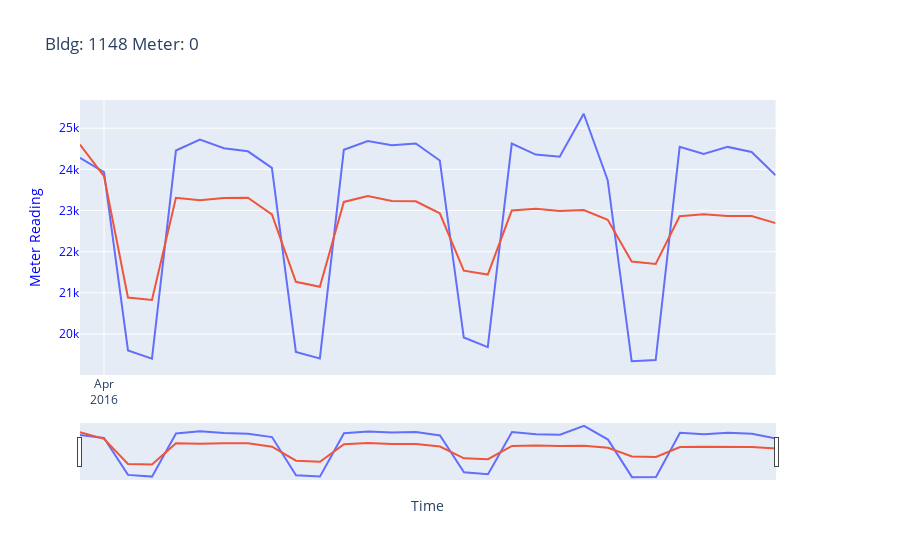
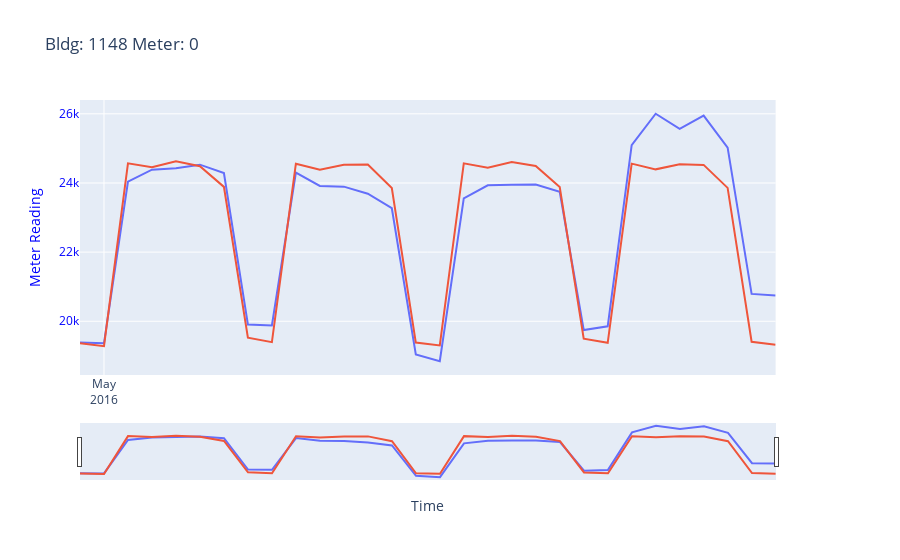
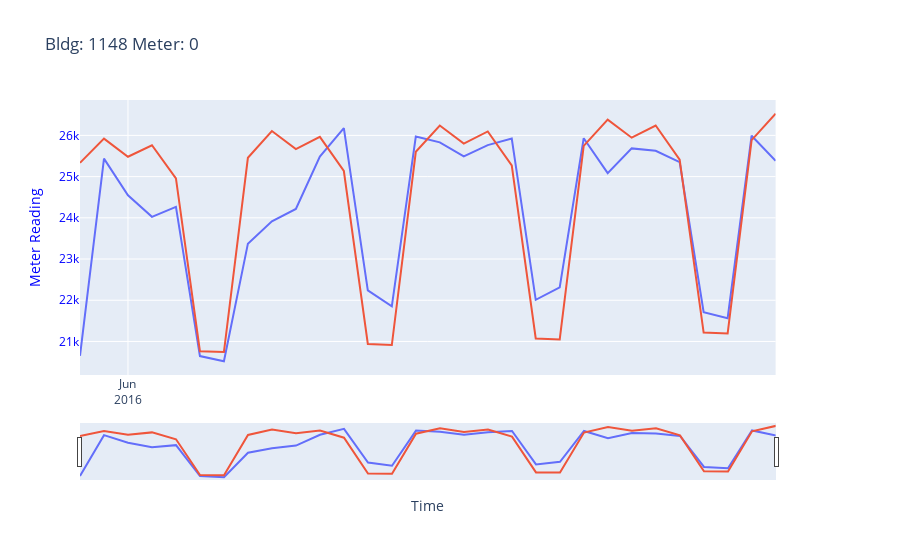

Write notebook code for charts like these, in order.
### Markdown cell above
# 1 - Build Model - ARIMA

### Code cell
# Holes in the data
# Data is daily
offsets = [0,30,60] # offsets in days
data_sizes = [120]
test_sizes = [int(x * 0.25) for x in data_sizes]

resample = True

# df_results = pd.DataFrame(columns = ['TrainLen',
#                                      'TestLen',
#                                      'ARIMA_predict',
#                                      'ARIMA_actual'])

# For each of the file matches (did this way to prevent long run times)
for num,file in enumerate(files):
    print('-----------------------------------------------------------------------------')
 
    df_train = pd.read_pickle(file) # Show how many days 
    
    bldg_size = df_train.iloc[0]['square_feet']
    bldg_number = df_train.iloc[0]['building_id']
    bldg_meter = df_train.iloc[0]['meter']

    title = df_stats[(df_stats['building'] == bldg_number) & (df_stats['meter'] == bldg_meter)][['building',
                                                                                                 'meter',
                                                                                                 'per_data',
                                                                                                'category',
                                                                                                'square_feet',
                                                                                                'corr_meter_to_airtemp']]
    print(title)
 
    # RESAMPLE DATA
    if resample:
 
        agg_dict={'meter_reading':'sum', 
                  'air_temperature':'max',
                  'dew_temperature':'max',
                  'cloud_coverage':'mean',
                  'dew_temperature':'max',
                  'precip_depth_1_hr':'sum',
                  'sea_level_pressure':'mean',
                  'building_id': 'max',
                  'site_id': 'max'
                  }

        resamp = '1D'

        df_train = df_train.resample(resamp).agg(agg_dict)

    # Curently for 4 periods
    for ds, ts in zip(data_sizes,test_sizes):     
        for off in offsets:
            print('Data Size: ', ds)
            print('Train Size: ', ts)
            print('Offset: ', off)

            train, test = model_selection.train_test_split(df_train.iloc[off:off+ds], test_size=ts)
            df_slice = df_train.iloc[off:off+ds]
            
            print("\n" * 1)
            print('DATA')
            print('Date Start: ')
            print(df_slice.iloc[0].name)
            print('Date End: ')
            print(df_slice.iloc[-1].name)
            
            print("\n" * 1)
            print('TRAIN')
            print('Date Start: ')
            print(train.iloc[0].name)
            print('Date End: ')
            print(train.iloc[-1].name)
            
            print("\n" * 1)
            print('TEST')
            print('Date Start: ')
            print(test.iloc[0].name)
            print('Date End: ')
            print(test.iloc[-1].name)
            
            
            ######################################    ARIMA   ##################################################
            print("\n" * 1)
            print('ARIMA Model: ')
            print('Model Fit: ')
            
            # Create Pipeline Object
            pipe = pipeline.Pipeline([("arima", arima.AutoARIMA(trace=False, error_action="ignore",
                              seasonal=True,
                              suppress_warnings=True,m=7,
                             exogenous=df_train[['sea_level_pressure']]))])
                       
            pipe.fit(train['meter_reading'])

            print("\n" * 1)
            predict_meter, conf_int = pipe.predict(n_periods=ts, return_conf_int=True)
  
            predict_s = pd.Series(predict_meter,index=test.index,name='ARIMA_predict')          
            df_result = pd.concat([predict_s,test['meter_reading']],axis=1)
            print(df_result)
    
            error = ((sqrt(mean_squared_error(df_result['ARIMA_predict'],df_result['meter_reading']))))
            print('MSE: ' + str(error))
            
            ######################################   VISUALIZE #################################################
            subfig = make_subplots(specs=[[{"secondary_y": True}]])
            
            fig = px.line(df_result, x=df_result.index, y='meter_reading', 
                           title='Bldg: ' + str(bldg_number) + ' ' + 'Meter: ' + str(bldg_meter))
            
            fig2 = px.line(df_result, x=df_result.index, y='ARIMA_predict', 
                           title='Bldg: ' + str(bldg_number) + ' ' + 'Meter: ' + str(bldg_meter))

#             fig2.update_traces(yaxis="y1")

            subfig.add_traces(fig.data + fig2.data)
            subfig.layout.title='Bldg: ' + str(bldg_number) + ' ' + 'Meter: ' + str(bldg_meter)
            subfig.layout.xaxis.title="Time"
            subfig.layout.yaxis.title="Meter Reading"
            subfig.layout.yaxis.color="blue"

            subfig.update_xaxes(dtick="M1", tickformat="%b\n%Y")

            subfig.for_each_trace(lambda t: t.update(line=dict(color=t.marker.color)))
            subfig.update_xaxes(rangeslider_visible=True)
            
            # Hover text for exploration
            subfig.update_traces(mode='lines',hovertemplate="%{x|%Y/%m/%d %a %H:%M:%S.%L} value: %{y}")
            subfig.update_layout(showlegend=True)
            subfig.write_image('.//visualization//' + str(bldg_number) + '_' + str(bldg_meter) + 'ARIMA_1reg.jpg')

            subfig.show()

### Figure 1 — Plotly figure (JSON) as saved in the notebook; plotly's stock layout.template omitted (floating-point values rounded to 4 significant figures)
{"data": [{"hovertemplate": "%{x|%Y/%m/%d %a %H:%M:%S.%L} value: %{y}", "legendgroup": "", "line": {"dash": "solid"}, "mode": "lines", "name": "", "orientation": "v", "showlegend": false, "type": "scatter", "x": ["2016-03-31T00:00:00", "2016-04-01T00:00:00", "2016-04-02T00:00:00", "2016-04-03T00:00:00", "2016-04-04T00:00:00", "2016-04-05T00:00:00", "2016-04-06T00:00:00", "2016-04-07T00:00:00", "2016-04-08T00:00:00", "2016-04-09T00:00:00", "2016-04-10T00:00:00", "2016-04-11T00:00:00", "2016-04-12T00:00:00", "2016-04-13T00:00:00", "2016-04-14T00:00:00", "2016-04-15T00:00:00", "2016-04-16T00:00:00", "2016-04-17T00:00:00", "2016-04-18T00:00:00", "2016-04-19T00:00:00", "2016-04-20T00:00:00", "2016-04-21T00:00:00", "2016-04-22T00:00:00", "2016-04-23T00:00:00", "2016-04-24T00:00:00", "2016-04-25T00:00:00", "2016-04-26T00:00:00", "2016-04-27T00:00:00", "2016-04-28T00:00:00", "2016-04-29T00:00:00"], "xaxis": "x", "y": [24280.0, 23940.0, 19600.0, 19400.0, 24460.0, 24720.0, 24510.0, 24440.0, 24030.0, 19560.0, 19410.0, 24480.0, 24690.0, 24590.0, 24630.0, 24210.0, 19910.0, 19680.0, 24630.0, 24360.0, 24310.0, 25350.0, 23740.0, 19340.0, 19370.0, 24550.0, 24370.0, 24550.0, 24420.0, 23860.0], "yaxis": "y"}, {"hovertemplate": "%{x|%Y/%m/%d %a %H:%M:%S.%L} value: %{y}", "legendgroup": "", "line": {"dash": "solid"}, "mode": "lines", "name": "", "orientation": "v", "showlegend": false, "type": "scatter", "x": ["2016-03-31T00:00:00", "2016-04-01T00:00:00", "2016-04-02T00:00:00", "2016-04-03T00:00:00", "2016-04-04T00:00:00", "2016-04-05T00:00:00", "2016-04-06T00:00:00", "2016-04-07T00:00:00", "2016-04-08T00:00:00", "2016-04-09T00:00:00", "2016-04-10T00:00:00", "2016-04-11T00:00:00", "2016-04-12T00:00:00", "2016-04-13T00:00:00", "2016-04-14T00:00:00", "2016-04-15T00:00:00", "2016-04-16T00:00:00", "2016-04-17T00:00:00", "2016-04-18T00:00:00", "2016-04-19T00:00:00", "2016-04-20T00:00:00", "2016-04-21T00:00:00", "2016-04-22T00:00:00", "2016-04-23T00:00:00", "2016-04-24T00:00:00", "2016-04-25T00:00:00", "2016-04-26T00:00:00", "2016-04-27T00:00:00", "2016-04-28T00:00:00", "2016-04-29T00:00:00"], "xaxis": "x", "y": [24600.0, 23840.0, 20890.0, 20830.0, 23310.0, 23250.0, 23300.0, 23310.0, 22900.0, 21270.0, 21150.0, 23210.0, 23350.0, 23230.0, 23220.0, 22930.0, 21540.0, 21440.0, 23000.0, 23040.0, 22990.0, 23010.0, 22770.0, 21760.0, 21700.0, 22860.0, 22910.0, 22860.0, 22870.0, 22690.0], "yaxis": "y"}], "layout": {"autosize": true, "showlegend": true, "title": {"text": "Bldg: 1148 Meter: 0"}, "xaxis": {"anchor": "y", "autorange": true, "domain": [0, 0.94], "dtick": "M1", "range": ["2016-03-31", "2016-04-29"], "rangeslider": {"autorange": true, "range": ["2016-03-31", "2016-04-29"], "visible": true, "yaxis": {"_template": null, "rangemode": "match"}}, "tickformat": "%b\n%Y", "title": {"text": "Time"}, "type": "date"}, "yaxis": {"anchor": "x", "autorange": true, "color": "blue", "domain": [0, 1], "range": [19000.0, 25690.0], "title": {"text": "Meter Reading"}, "type": "linear"}, "yaxis2": {"anchor": "x", "overlaying": "y", "side": "right"}}}

### Figure 2 — Plotly figure (JSON) as saved in the notebook; plotly's stock layout.template omitted (floating-point values rounded to 4 significant figures)
{"data": [{"hovertemplate": "%{x|%Y/%m/%d %a %H:%M:%S.%L} value: %{y}", "legendgroup": "", "line": {"dash": "solid"}, "mode": "lines", "name": "", "orientation": "v", "showlegend": false, "type": "scatter", "x": ["2016-04-30T00:00:00", "2016-05-01T00:00:00", "2016-05-02T00:00:00", "2016-05-03T00:00:00", "2016-05-04T00:00:00", "2016-05-05T00:00:00", "2016-05-06T00:00:00", "2016-05-07T00:00:00", "2016-05-08T00:00:00", "2016-05-09T00:00:00", "2016-05-10T00:00:00", "2016-05-11T00:00:00", "2016-05-12T00:00:00", "2016-05-13T00:00:00", "2016-05-14T00:00:00", "2016-05-15T00:00:00", "2016-05-16T00:00:00", "2016-05-17T00:00:00", "2016-05-18T00:00:00", "2016-05-19T00:00:00", "2016-05-20T00:00:00", "2016-05-21T00:00:00", "2016-05-22T00:00:00", "2016-05-23T00:00:00", "2016-05-24T00:00:00", "2016-05-25T00:00:00", "2016-05-26T00:00:00", "2016-05-27T00:00:00", "2016-05-28T00:00:00", "2016-05-29T00:00:00"], "xaxis": "x", "y": [19380.0, 19370.0, 24040.0, 24380.0, 24430.0, 24530.0, 24290.0, 19910.0, 19880.0, 24300.0, 23910.0, 23890.0, 23690.0, 23270.0, 19040.0, 18840.0, 23560.0, 23930.0, 23950.0, 23960.0, 23740.0, 19750.0, 19860.0, 25090.0, 26000.0, 25560.0, 25950.0, 25020.0, 20790.0, 20740.0], "yaxis": "y"}, {"hovertemplate": "%{x|%Y/%m/%d %a %H:%M:%S.%L} value: %{y}", "legendgroup": "", "line": {"dash": "solid"}, "mode": "lines", "name": "", "orientation": "v", "showlegend": false, "type": "scatter", "x": ["2016-04-30T00:00:00", "2016-05-01T00:00:00", "2016-05-02T00:00:00", "2016-05-03T00:00:00", "2016-05-04T00:00:00", "2016-05-05T00:00:00", "2016-05-06T00:00:00", "2016-05-07T00:00:00", "2016-05-08T00:00:00", "2016-05-09T00:00:00", "2016-05-10T00:00:00", "2016-05-11T00:00:00", "2016-05-12T00:00:00", "2016-05-13T00:00:00", "2016-05-14T00:00:00", "2016-05-15T00:00:00", "2016-05-16T00:00:00", "2016-05-17T00:00:00", "2016-05-18T00:00:00", "2016-05-19T00:00:00", "2016-05-20T00:00:00", "2016-05-21T00:00:00", "2016-05-22T00:00:00", "2016-05-23T00:00:00", "2016-05-24T00:00:00", "2016-05-25T00:00:00", "2016-05-26T00:00:00", "2016-05-27T00:00:00", "2016-05-28T00:00:00", "2016-05-29T00:00:00"], "xaxis": "x", "y": [19370.0, 19280.0, 24570.0, 24450.0, 24630.0, 24480.0, 23890.0, 19530.0, 19400.0, 24560.0, 24380.0, 24530.0, 24530.0, 23850.0, 19380.0, 19300.0, 24570.0, 24440.0, 24600.0, 24490.0, 23880.0, 19500.0, 19380.0, 24560.0, 24390.0, 24540.0, 24520.0, 23860.0, 19410.0, 19320.0], "yaxis": "y"}], "layout": {"autosize": true, "showlegend": true, "title": {"text": "Bldg: 1148 Meter: 0"}, "xaxis": {"anchor": "y", "autorange": true, "domain": [0, 0.94], "dtick": "M1", "range": ["2016-04-30", "2016-05-29"], "rangeslider": {"autorange": true, "range": ["2016-04-30", "2016-05-29"], "visible": true, "yaxis": {"_template": null, "rangemode": "match"}}, "tickformat": "%b\n%Y", "title": {"text": "Time"}, "type": "date"}, "yaxis": {"anchor": "x", "autorange": true, "color": "blue", "domain": [0, 1], "range": [18450.0, 26400.0], "title": {"text": "Meter Reading"}, "type": "linear"}, "yaxis2": {"anchor": "x", "overlaying": "y", "side": "right"}}}

### Figure 3 — Plotly figure (JSON) as saved in the notebook; plotly's stock layout.template omitted (floating-point values rounded to 4 significant figures)
{"data": [{"hovertemplate": "%{x|%Y/%m/%d %a %H:%M:%S.%L} value: %{y}", "legendgroup": "", "line": {"dash": "solid"}, "mode": "lines", "name": "", "orientation": "v", "showlegend": false, "type": "scatter", "x": ["2016-05-30T00:00:00", "2016-05-31T00:00:00", "2016-06-01T00:00:00", "2016-06-02T00:00:00", "2016-06-03T00:00:00", "2016-06-04T00:00:00", "2016-06-05T00:00:00", "2016-06-06T00:00:00", "2016-06-07T00:00:00", "2016-06-08T00:00:00", "2016-06-09T00:00:00", "2016-06-10T00:00:00", "2016-06-11T00:00:00", "2016-06-12T00:00:00", "2016-06-13T00:00:00", "2016-06-14T00:00:00", "2016-06-15T00:00:00", "2016-06-16T00:00:00", "2016-06-17T00:00:00", "2016-06-18T00:00:00", "2016-06-19T00:00:00", "2016-06-20T00:00:00", "2016-06-21T00:00:00", "2016-06-22T00:00:00", "2016-06-23T00:00:00", "2016-06-24T00:00:00", "2016-06-25T00:00:00", "2016-06-26T00:00:00", "2016-06-27T00:00:00", "2016-06-28T00:00:00"], "xaxis": "x", "y": [20650.0, 25440.0, 24550.0, 24020.0, 24270.0, 20650.0, 20520.0, 23370.0, 23910.0, 24220.0, 25490.0, 26180.0, 22240.0, 21850.0, 25970.0, 25830.0, 25490.0, 25760.0, 25920.0, 22010.0, 22310.0, 25930.0, 25080.0, 25680.0, 25630.0, 25350.0, 21710.0, 21570.0, 25990.0, 25380.0], "yaxis": "y"}, {"hovertemplate": "%{x|%Y/%m/%d %a %H:%M:%S.%L} value: %{y}", "legendgroup": "", "line": {"dash": "solid"}, "mode": "lines", "name": "", "orientation": "v", "showlegend": false, "type": "scatter", "x": ["2016-05-30T00:00:00", "2016-05-31T00:00:00", "2016-06-01T00:00:00", "2016-06-02T00:00:00", "2016-06-03T00:00:00", "2016-06-04T00:00:00", "2016-06-05T00:00:00", "2016-06-06T00:00:00", "2016-06-07T00:00:00", "2016-06-08T00:00:00", "2016-06-09T00:00:00", "2016-06-10T00:00:00", "2016-06-11T00:00:00", "2016-06-12T00:00:00", "2016-06-13T00:00:00", "2016-06-14T00:00:00", "2016-06-15T00:00:00", "2016-06-16T00:00:00", "2016-06-17T00:00:00", "2016-06-18T00:00:00", "2016-06-19T00:00:00", "2016-06-20T00:00:00", "2016-06-21T00:00:00", "2016-06-22T00:00:00", "2016-06-23T00:00:00", "2016-06-24T00:00:00", "2016-06-25T00:00:00", "2016-06-26T00:00:00", "2016-06-27T00:00:00", "2016-06-28T00:00:00"], "xaxis": "x", "y": [25330.0, 25920.0, 25480.0, 25760.0, 24950.0, 20760.0, 20740.0, 25460.0, 26110.0, 25670.0, 25970.0, 25140.0, 20940.0, 20910.0, 25600.0, 26240.0, 25800.0, 26090.0, 25270.0, 21070.0, 21050.0, 25740.0, 26380.0, 25940.0, 26240.0, 25410.0, 21220.0, 21190.0, 25890.0, 26530.0], "yaxis": "y"}], "layout": {"autosize": true, "showlegend": true, "title": {"text": "Bldg: 1148 Meter: 0"}, "xaxis": {"anchor": "y", "autorange": true, "domain": [0, 0.94], "dtick": "M1", "range": ["2016-05-30", "2016-06-28"], "rangeslider": {"autorange": true, "range": ["2016-05-30", "2016-06-28"], "visible": true, "yaxis": {"_template": null, "rangemode": "match"}}, "tickformat": "%b\n%Y", "title": {"text": "Time"}, "type": "date"}, "yaxis": {"anchor": "x", "autorange": true, "color": "blue", "domain": [0, 1], "range": [20190.0, 26860.0], "title": {"text": "Meter Reading"}, "type": "linear"}, "yaxis2": {"anchor": "x", "overlaying": "y", "side": "right"}}}
